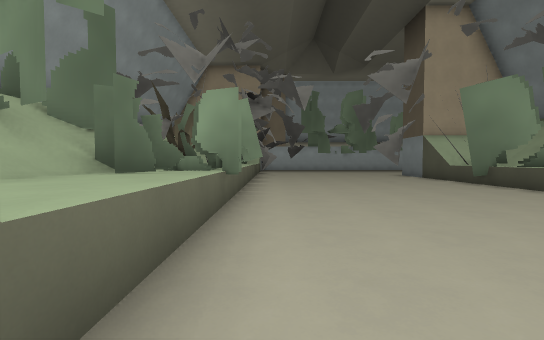
View 1 (above)

12 first-person views from a walk through a Godot game level. The camera is 1.3 m above the floor, tilts 2° down and sees 90° across. The floor is counted in squares, 2 m on a side. Each view is taken from the middle of a square. On the plan, view 1 faces up. The plan holds only what a view shows up to about 9 squares ahead; the rest is blank. The place goes on beyond the plan.

View 2
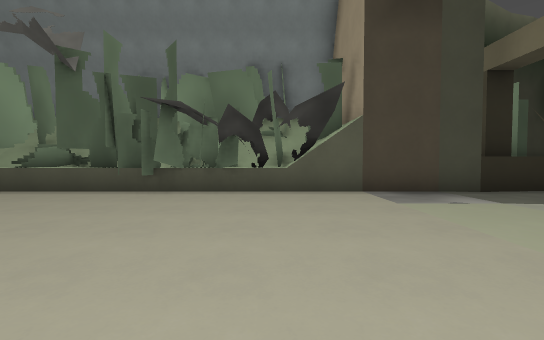

View 3
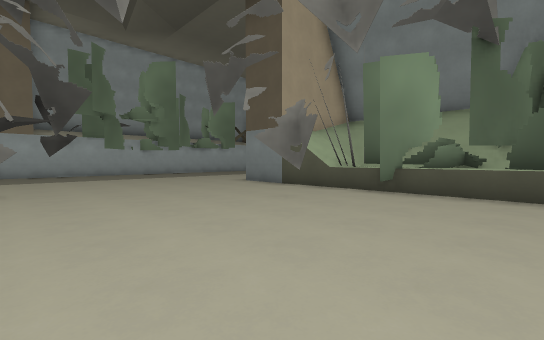

View 4
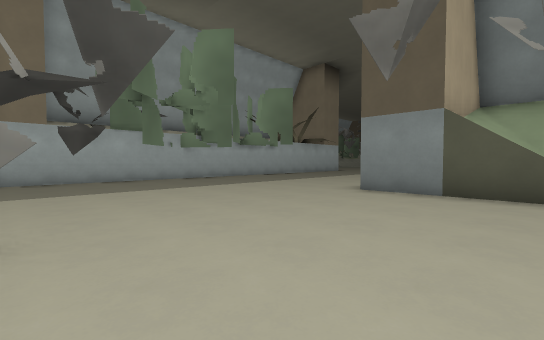

View 5
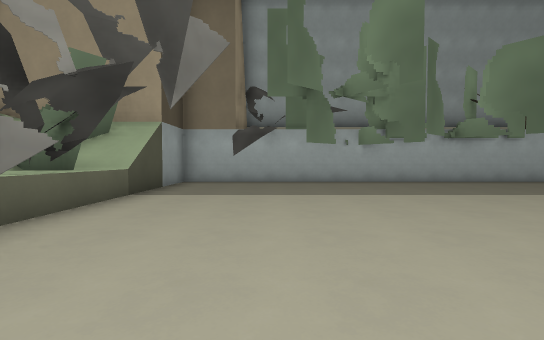

View 6
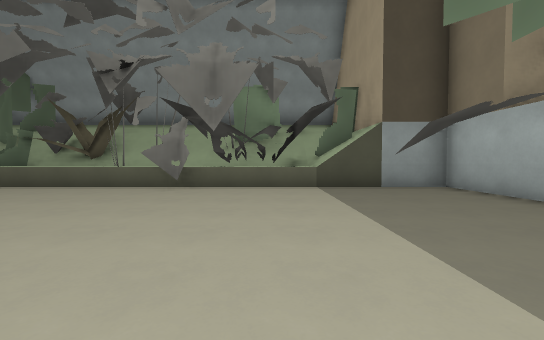

View 7
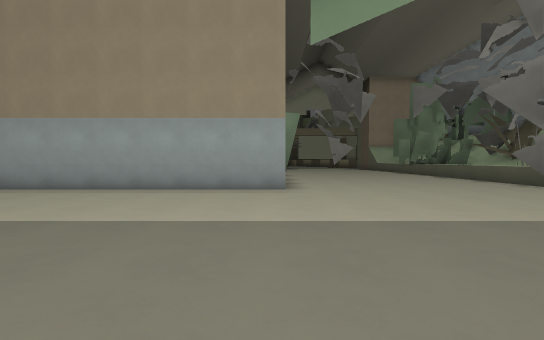

View 8
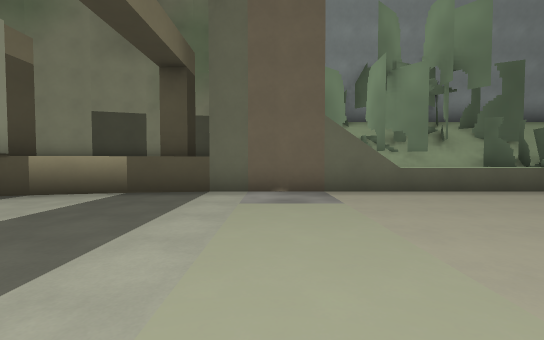

View 9
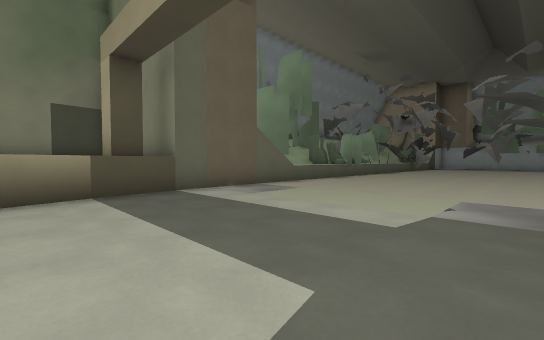

View 10
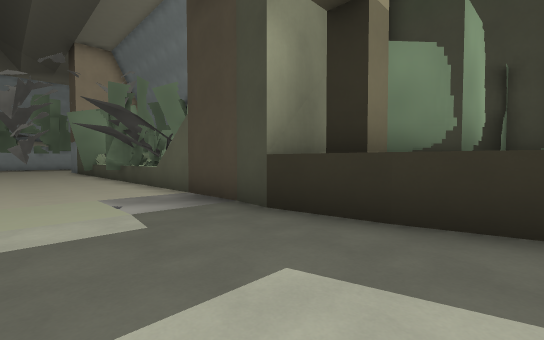

View 11
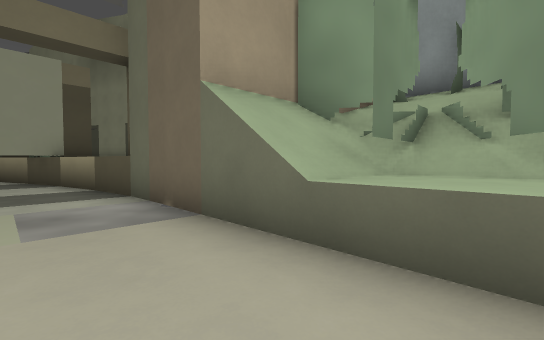

View 12
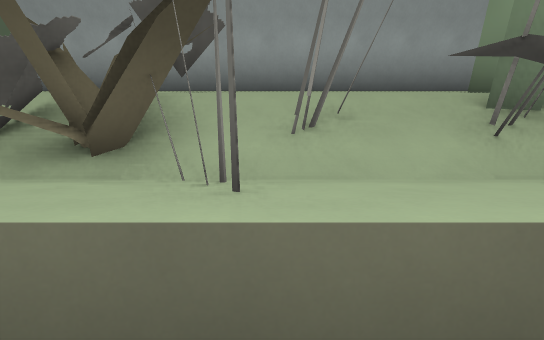

### Floor plan
Key: @ floor where view 1 was taken; # wall or solid block; . floor; = window, fence, low wall or low ledge; ^ raised ledge.
Columns run from 3 left of view 1 to 12 right of it. Each row starts with its distance up from view 1.
 19   ############
 18   #...........
 17   #..........
 16   #.#.......
 15  ^^..........
 14 ^^=...........
 13  #=............
 12 #^^#.....#######
 11 #^^#.....#
 10 #^^......#
  9 #^^......#^
  8 #^^....#.^^
  7  ^^......#^
  6  ^#......^#
  5 #^#......^^
  4 #^^......#^
  3 #^^......##
  2 #^^......##
  1 #^^......#
  0  ##@.....#
 -1   #......#
 -2   #......#
 -3  ##......##
 -4  ^#......#^^
 -5   ^......^^^
 -6    ^.....^

Positions as (right, up) in squares from view 1, and headings:
1: (0, 0), facing up
2: (0, 1), facing right
3: (0, 5), facing up-right
4: (0, 9), facing up-right
5: (2, 10), facing up
6: (6, 14), facing left
7: (6, 18), facing down
8: (5, -2), facing left
9: (5, -6), facing up-left
10: (3, -6), facing up-right
11: (1, 2), facing down-left
12: (0, 10), facing left
